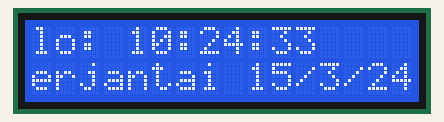
Simulated run of this sketch. Board: Arduino Uno, built with avr-gcc and run on an emulated ATmega328P. Shown: 16×2 character LCD. The local clock reads 2024-03-15 10:24:30 at power-on unless the sketch sets it.

Above: at 3.1 s.
At 6.7 s:
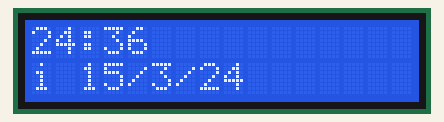
At 10.7 s:
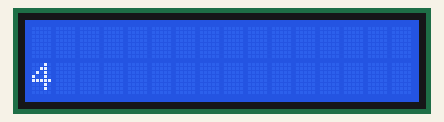
At 20.8 s:
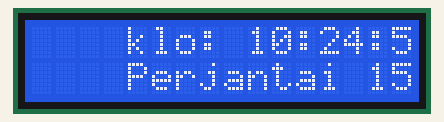
At 30.0 s:
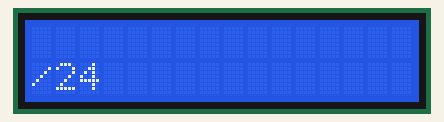
At 39.1 s:
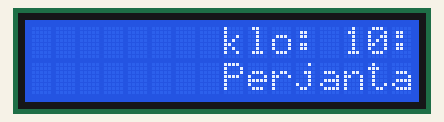

The sketch:

kelloProjekti.ino
```cpp
#include <uRTCLib.h>
#include <LiquidCrystal.h>

void TimetoLcd();
uRTCLib rtc(0x68);

char daysOfTheWeek[7][12] = {"Sunnuntai", "Maanantai", "Tiistai", "Keskiviikko", "Torstai", "Perjantai", "Lauantai"};
const int rs = 12, epin = 11, d4 = 4, d5 = 5, d6 = 6, d7 = 7;
//backlightpin?
LiquidCrystal lcd(rs, epin, d4, d5, d6, d7);

void setup()
{
  Serial.begin(9600);
  lcd.begin(16, 2);
  delay(3000);
  URTCLIB_WIRE.begin();
  // Comment out below line once you set the date & time.
  // Following line sets the RTC with an explicit date & time
  //(29.3.23 || klo 16.5.00)
  //rtc.set(0, 5, 16, 4, 29, 3, 23);
  // rtc.set(second, minute, hour, dayOfWeek, dayOfMonth, month, year)
  // set day of week (1=Sunday, 7=Saturday)

}

void loop()
{
  rtc.refresh();
  DaytoLcd();
}

  void DaytoLcd()
  {
    lcd.setCursor(0,1);
    lcd.print(daysOfTheWeek[rtc.dayOfWeek()-1]);
    lcd.print(" ");
    lcd.print(rtc.day());
    lcd.print('/');
    lcd.print(rtc.month());
    lcd.print('/');
    lcd.print(rtc.year());

    lcd.setCursor(0,0);
    lcd.print("klo: ");
    lcd.print(rtc.hour());
    lcd.print(':');
    lcd.print(rtc.minute());
    lcd.print(':');
    lcd.print(rtc.second());
    lcd.scrollDisplayLeft();
    delay(500);
  };
```

Measured:
- what the display in image 0 shows lasts 0.5 s, from 3.1 s to 3.6 s
